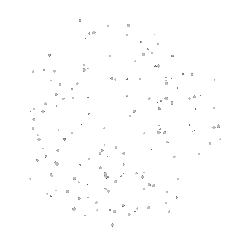
#> input picture assets/loading.gif, 240 x 240 px
$ python -i image.py   (imports and definitions only)
#> lines starting #> are read from the running program, lines starting #| are printed output that depends on the picture; after the words box and inside, x2 and y2 are one past the last pixel; in counts of white or black regions, pixels touching at a corner belong together
### config.py
"""Central configuration: paths, limits and default texts.

Nothing here is a per-server setting. Per-server settings live in SQLite.
"""
import os
import re
import socket
import time
from pathlib import Path

from dotenv import load_dotenv

BASE_DIR = Path(__file__).resolve().parent
load_dotenv(BASE_DIR / ".env")

# Version: the whole number is bumped for important updates, the decimal for small ones (V2.1 -> V2.2 -> V3.0).
# This is the only place to change it; see CHANGELOG.md.
VERSION = "V2.1"

STARTED_AT = time.time()  # roughly when this process started (for the uptime display)

# --- Environment -----------------------------------------------------------
TOKEN = os.getenv("DISCORD_TOKEN", "").strip()
# Set SYNC_COMMANDS=false after the first successful start to skip re-syncing.
SYNC_COMMANDS = os.getenv("SYNC_COMMANDS", "true").strip().lower() in {"1", "true", "yes", "on"}
LOG_LEVEL = os.getenv("LOG_LEVEL", "INFO").strip().upper()
# Render (and similar hosts) set PORT for web services. When present, a tiny health
# check server starts so uptime monitors can ping the bot. 0 = no web server.
def _first_port() -> int:
    for key in ("PORT", "SERVER_PORT", "WORKER_PORT"):
        value = os.getenv(key, "").strip()
        if value.isdigit():
            return int(value)
    return 0


PORT = _first_port()

# Optional external database (Turso). When both are set, settings are stored there
# instead of the local SQLite file, so they survive redeploys on hosts with a
# temporary disk. Accepts libsql:// or https:// URLs.
TURSO_DATABASE_URL = os.getenv("TURSO_DATABASE_URL", "").strip()
TURSO_AUTH_TOKEN = os.getenv("TURSO_AUTH_TOKEN", "").strip()

# Optional: offload welcome image rendering to a second host running worker.py
# (for example on Wispbyte). If the worker is unreachable the bot renders locally.
IMAGE_WORKER_URL = os.getenv("IMAGE_WORKER_URL", "").strip().rstrip("/")
IMAGE_WORKER_SECRET = os.getenv("IMAGE_WORKER_SECRET", "").strip()

def _int_list(name: str) -> list[int]:
    return [int(part) for part in re.split(r"[,\s]+", os.getenv(name, "")) if part.isdigit()]


# Back office (the 後臺 button inside /設定): the Discord user IDs allowed to use it, separated by
# commas or spaces. Only these IDs; if empty, nobody can use it. Set on every host.
OWNER_IDS = _int_list("OWNER_IDS")
# Optional, only for cleaning up: older versions registered /後臺 in this one server. Set it once so
# the next command sync also removes that leftover command there.
ADMIN_GUILD_ID = next(iter(_int_list("ADMIN_GUILD_ID")), 0)

# --- Two-host failover (Render <-> Wispbyte) --------------------------------
# Failover needs the shared Turso database, which also holds the "who is active" lease.
NODE_NAME = os.getenv("NODE_NAME", "").strip() or socket.gethostname()
# Public URL of the other host. Used for heartbeat pings (and image offloading if
# IMAGE_WORKER_URL is also set). Falls back to IMAGE_WORKER_URL.
PEER_URL = (os.getenv("PEER_URL", "").strip() or IMAGE_WORKER_URL).rstrip("/")
HA_ENABLED = bool(TURSO_DATABASE_URL and TURSO_AUTH_TOKEN)

# Optional low-priority busywork while the process has nothing to do (see busywork.py).
KEEP_BUSY = os.getenv("KEEP_BUSY", "true").strip().lower() in {"1", "true", "yes", "on"}
KEEP_BUSY_PERCENT = float(os.getenv("KEEP_BUSY_PERCENT", "1") or 1)

# --- Paths -----------------------------------------------------------------
# Set DATA_DIR to a persistent disk path on hosts that provide one (e.g. /var/data on Render).
DATA_DIR = Path(os.getenv("DATA_DIR", str(BASE_DIR / "data"))).expanduser()
DB_PATH = DATA_DIR / "bot.db"
CUSTOM_BACKGROUND_DIR = DATA_DIR / "backgrounds"  # per-server uploaded backgrounds
ASSETS_DIR = BASE_DIR / "assets"
FONT_DIR = ASSETS_DIR / "fonts"
DEFAULT_BACKGROUND = ASSETS_DIR / "backgrounds" / "default.png"

# --- Welcome image ---------------------------------------------------------
IMAGE_WIDTH = 1200
IMAGE_HEIGHT = 406                                      # same ratio as the default banner (500x169)
MAX_BACKGROUND_BYTES = 15 * 1024 * 1024                 # upload limit for any image: 15 MB
MAX_BACKGROUND_PIXELS = 16_000_000                      # PNG: it is decoded fully, so this protects RAM
MAX_JPEG_PIXELS = 80_000_000                            # JPEG is decoded at reduced size (draft mode)
MAX_STORED_BACKGROUND_BYTES = 600 * 1024                # what is kept in the database after resizing

# The "generating..." thumbnail shown next to the placeholder embed (a transparent GIF).
LOADING_IMAGE = ASSETS_DIR / "loading.gif"
LOADING_SIZE = 240                                      # pixels; it is shown small
LOADING_MAX_FRAMES = 40
LOADING_MAX_PIXELS = 6_000_000                          # it is shrunk to 240 px anyway, so no need for more
LOADING_MAX_BYTES = 2 * 1024 * 1024                     # what is kept in the database

# --- Bot status monitor (cogs/monitor.py) -----------------------------------
def _env_int(name: str, default: int) -> int:
    value = os.getenv(name, "").strip()
    return int(value) if value.isdigit() else default


MONITOR_ENABLED = os.getenv("MONITOR", "true").strip().lower() in {"1", "true", "yes", "on"}
MONITOR_INTERVAL = 30                    # seconds between samples (kept in memory, costs almost nothing)
# Where the status chart is posted (one message that is edited, not a new message every time).
STATUS_GUILD_ID = _env_int("STATUS_GUILD_ID", 1568243245777944617)
STATUS_CHANNEL_ID = _env_int("STATUS_CHANNEL_ID", 1568248329240842291)
CHART_MINUTES = min(max(_env_int("CHART_MINUTES", 60), 10), 720)      # how far back the chart shows
MONITOR_POST_EVERY = max(_env_int("MONITOR_POST_EVERY", 4), 1)        # redraw + edit the chart every N samples (4 = every 2 min)
#> further down, picture is the input picture: PIL image 240x240 P; mean R, G, B, A 253.9, 254, 254, 3.2
MONITOR_WRITE_EVERY = max(_env_int("MONITOR_WRITE_EVERY", 10), 1)     # save samples to the database in one batch every N samples
METRIC_RETENTION_HOURS = 24              # older samples are deleted from the database

# --- Rotating bot status (cogs/status.py) -------------------------------------
STATUS_INTERVAL = max(_env_int("STATUS_INTERVAL", 30), 5)              # seconds between presence changes (Discord allows 5 at the fastest)

# --- Role swap rule (cogs/roleswap.py) ------------------------------------------
# In this server: when a member LOSES the watch role the bot gives them the replacement role;
# when that member later loses the replacement role, the bot gives the watch role back.
ROLE_SWAP_GUILD_ID = _env_int("ROLE_SWAP_GUILD_ID", 1568243245777944617)
ROLE_SWAP_WATCH_ROLE_ID = _env_int("ROLE_SWAP_WATCH_ROLE_ID", 1568515436343984288)
ROLE_SWAP_GIVE_ROLE_ID = _env_int("ROLE_SWAP_GIVE_ROLE_ID", 1568489425074135151)

# --- Invite command (cogs/invite.py) -----------------------------------------
# Bot homepage shown on the /邀請 embed. Override with HOMEPAGE_URL in .env if it moves.
HOMEPAGE_URL = os.getenv("HOMEPAGE_URL", "").strip() or "https://mason4819.github.io/%E8%BF%8E%E8%B3%93%E5%AE%A2WCB/"
INVITE_COOLDOWN_SECONDS = 30            # per member, so nobody can flood a channel with invite cards
INVITE_COLOR = 0x8E9297

# --- Message defaults and limits -------------------------------------------
DEFAULT_WELCOME_MESSAGE = "歡迎 {user} 加入 {server}！你是第 {member_count} 位成員。"
DEFAULT_LEAVE_MESSAGE = "{username} 離開了 {server}，目前共有 {member_count} 位成員。"
MAX_MESSAGE_LENGTH = 1000

# --- Embed colours ---------------------------------------------------------
WELCOME_COLOR = 0x8E9297   # neutral grey for system embeds; welcome embeds follow the image theme
LEAVE_COLOR = 0x6B7280
WARNING_COLOR = 0xF59E0B

### utils/image.py
"""Welcome image generation with Pillow: minimal line style, four black-and-white themes.

Layout (1200x406, the same ratio as the default banner):
  - A plain background in the theme colour (or a background image, tinted with the theme colour).
  - A thin rounded frame, a circular avatar with two thin rings, and one short accent arc.
  - Text on the left: WELCOME, the display name, a short rule, "welcome to <server>".
  - A thin vertical line, then the member number drawn as outlined digits on the right.

Names from Discord can contain fancy Unicode, emoji or symbols. Text is normalised and every
character is drawn with the first font in assets/fonts that really has a glyph for it, so no
"tofu" boxes appear. Characters that no font supports are dropped instead of being drawn as boxes.

Every image object is closed as soon as it is no longer needed, so memory is released right after
each render. Only small things that never change are kept between renders: the font lists, the
opened fonts (a few dozen at most), which characters each font has, the thin line layer of each
theme (about 2 MB each, four themes) and the avatar mask. That saves re-reading fonts and redrawing
the same lines for every new member.
"""
import asyncio
import functools
import io
import logging
import math
import random
import unicodedata
from pathlib import Path
from typing import Iterator, Optional, Union

from PIL import Image, ImageChops, ImageDraw, ImageFilter, ImageFont, ImageOps

import config

log = logging.getLogger(__name__)

RESAMPLE = Image.Resampling.LANCZOS

# One image at a time per process (local requests and requests from the other host
# share this lock), which caps CPU and RAM during bursts.
RENDER_LOCK = asyncio.Semaphore(1)

W, H = config.IMAGE_WIDTH, config.IMAGE_HEIGHT

# --- Themes: a black-and-white family. bg = background, fg = main text and rings,
# --- muted = secondary text, line = hairlines, embed = colour of the Discord embed stripe.
THEMES = {
    "black":    {"label": "黑色", "bg": (10, 10, 11),    "fg": (245, 245, 244), "muted": (145, 148, 154), "line": (58, 60, 66),    "embed": 0xF5F5F4},
    "charcoal": {"label": "深灰", "bg": (31, 33, 37),    "fg": (240, 241, 243), "muted": (155, 160, 168), "line": (74, 78, 86),    "embed": 0xF0F1F3},
    "white":    {"label": "白色", "bg": (247, 247, 245),  "fg": (14, 14, 15),    "muted": (104, 107, 113), "line": (206, 207, 211), "embed": 0x0E0E0F},
    "silver":   {"label": "淺灰", "bg": (227, 229, 232),  "fg": (22, 24, 28),    "muted": (92, 97, 105),   "line": (176, 180, 186), "embed": 0x16181C},
}
DEFAULT_THEME = "black"
BACKGROUND_TINT = 0.70       # how strongly the theme colour covers a background image


def get_theme(name: Optional[str]) -> dict:
    return THEMES.get(name or "", THEMES[DEFAULT_THEME])


def theme_embed_colour(name: Optional[str]) -> int:
    return get_theme(name)["embed"]


# --- Layout constants (pixels at 1x) ----------------------------------------
FRAME_INSET = 20
AVATAR_CENTRE = (186, 203)
AVATAR_RADIUS = 84
TEXT_X = 336
TEXT_MAX_WIDTH = 484                    # the vertical line sits at x = 846
DIVIDER_X = 846
NUMBER_CENTRE_X = (DIVIDER_X + W - FRAME_INSET) // 2     # middle of the right zone
NUMBER_MAX_WIDTH = 270


class BackgroundError(ValueError):
    """Raised when an uploaded background cannot be used."""


# Font families are tried in this order. Any other font file placed in
# assets/fonts is tried afterwards (alphabetical), so adding a font is just
# copying a .ttf/.otf file into that folder.
FONT_PRIORITY = ("NotoSansTC", "NotoSansSC", "NotoSansJP", "NotoSansKR",
                 "NotoSansSymbols", "NotoSansSymbols2", "NotoEmoji")

Glyph = tuple[str, ImageFont.FreeTypeFont]


# --- Fonts -----------------------------------------------------------------
def _family(path: Path) -> str:
    return path.stem.split("-")[0].split("[")[0]


# [22 lines left out: function _font_paths, not called in this run]


# Whether a font file contains a character does not depend on the size, so the answer is shared by
# every size: {(font file, character): bool}. Bounded, because names can contain any character.
_GLYPH_SUPPORT: dict[tuple[str, str], bool] = {}
_GLYPH_SUPPORT_LIMIT = 20000


class _FontSet:
    """Fonts for one weight and size. Faces are opened lazily, only when a character needs them."""

    # [72 lines left out: functions __init__, _open, _has_glyph, font_for, layout, baseline and 2 more, not called in this run]


def _glyphs_width(glyphs: list[Glyph], spacing: int = 0) -> float:
    return sum(font.getlength(ch) for ch, font in glyphs) + spacing * max(len(glyphs) - 1, 0)


# [37 lines left out: functions _fit_text, _draw_glyphs, _draw_line, not called in this run]


# --- Image helpers ---------------------------------------------------------
def _circle_mask(diameter: int) -> Image.Image:
    """Anti-aliased circular mask. Drawn once per size, then copied from the kept bytes."""
    return Image.frombytes("L", (diameter, diameter), _circle_mask_bytes(diameter))


# [53 lines left out: functions _circle_mask_bytes, _circle_avatar, _load_background, not called in this run]


def _line_layer(theme: dict) -> Image.Image:
    """All the thin line work. It only depends on the theme, so it is drawn once per theme."""
    return Image.frombytes("RGBA", (W, H), _line_layer_bytes(tuple(theme["fg"]), tuple(theme["line"])))


# [134 lines left out: functions _line_layer_bytes, _paste_outlined, build_welcome_image, process_background, not called in this run]


# --- Loading thumbnail (transparent GIF) -------------------------------------
ALPHA_CUTOFF = 64          # GIF only knows "transparent" or "opaque"; soft edges are cut here
KEY_CUTOFF = 28            # brightness below this counts as background when keying out black
FRAME_MS = 80
ROTATE_FRAMES = 24
MOTIONS = ("drift", "rotate", "none")
DRIFT_FRAMES = 36          # 36 frames x 100 ms = a slow 3.6 second loop
DRIFT_MS = 100
DRIFT_WORK_SIZE = 600      # a single picture is animated at this size at most
DRIFT_AMPLITUDE = (6, 16)  # how far a star wanders (pixels at that size)
DRIFT_MAX_BLOBS = 800


def _key_out_black(frame: Image.Image) -> Image.Image:
    """Opaque image on a dark background -> same image with the dark background transparent.

    Opacity follows brightness (the brightest channel), so soft glows fade out smoothly.
    """
    rgba = frame.convert("RGBA")
    red, green, blue, alpha = rgba.split()
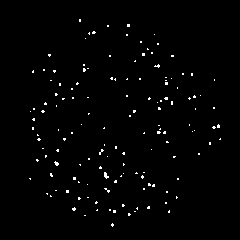
#> alpha: PIL image 240x240 L; 1.3% white in thin lines or dots, all inside (x1, y1, x2, y2) = (29, 19, 221, 227)
    brightness = ImageChops.lighter(ImageChops.lighter(red, green), blue)
    brightness = brightness.point(lambda v: 0 if v < KEY_CUTOFF else min(255, int(v * 1.35)))
    bright_rgb = Image.merge("RGB", [band.point(lambda v: min(255, int(v * 1.8))) for band in (red, green, blue)])
    bright_rgb.putalpha(ImageChops.darker(alpha, brightness))
#> bright_rgb: PIL image 240x240 RGBA
    for image in (red, green, blue, alpha, brightness, rgba):
        image.close()
#> this loop made 6 passes
    return bright_rgb


# ---- drifting stars: every separate blob of pixels moves on its own small loop ----
# [71 lines left out: functions _find_blobs, _make_sprites, _blit, _drift_frames, not called in this run]


def _rotate_frames(base: Image.Image) -> Iterator[Image.Image]:
    for number in range(ROTATE_FRAMES):
        yield base.rotate(-360 * number / ROTATE_FRAMES, resample=Image.Resampling.BICUBIC)


# [93 lines left out: functions _gif_frames, process_loading, not called in this run]

>>> from PIL import Image
>>> picture = Image.open('../assets/loading.gif')
>>> result = _key_out_black(picture)
